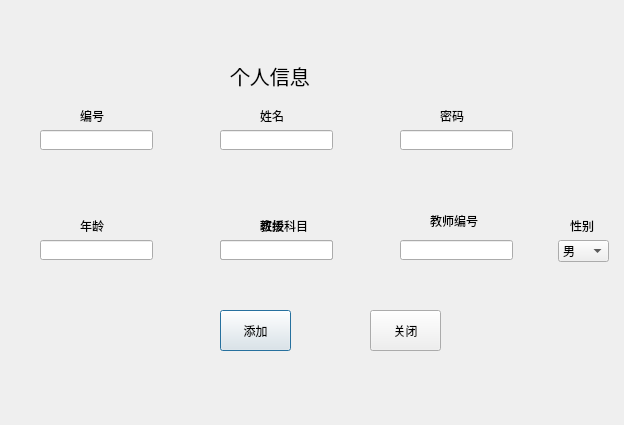
<?xml version="1.0" encoding="UTF-8"?>
<ui version="4.0">
 <class>addUser</class>
 <widget class="QDialog" name="addUser">
  <property name="geometry">
   <rect>
    <x>0</x>
    <y>0</y>
    <width>624</width>
    <height>425</height>
   </rect>
  </property>
  <property name="windowTitle">
   <string>addUser</string>
  </property>
  <widget class="QLabel" name="nameLab">
   <property name="geometry">
    <rect>
     <x>260</x>
     <y>110</y>
     <width>54</width>
     <height>12</height>
    </rect>
   </property>
   <property name="text">
    <string>姓名</string>
   </property>
  </widget>
  <widget class="QLineEdit" name="classlineEdit">
   <property name="geometry">
    <rect>
     <x>220</x>
     <y>240</y>
     <width>113</width>
     <height>20</height>
    </rect>
   </property>
  </widget>
  <widget class="QLabel" name="ageLab">
   <property name="geometry">
    <rect>
     <x>80</x>
     <y>220</y>
     <width>54</width>
     <height>12</height>
    </rect>
   </property>
   <property name="text">
    <string>年龄</string>
   </property>
  </widget>
  <widget class="QComboBox" name="sexComboBox">
   <property name="geometry">
    <rect>
     <x>558</x>
     <y>240</y>
     <width>51</width>
     <height>22</height>
    </rect>
   </property>
   <item>
    <property name="text">
     <string>男</string>
    </property>
   </item>
   <item>
    <property name="text">
     <string>女</string>
    </property>
   </item>
  </widget>
  <widget class="QLineEdit" name="namelineEdit">
   <property name="geometry">
    <rect>
     <x>220</x>
     <y>130</y>
     <width>113</width>
     <height>20</height>
    </rect>
   </property>
  </widget>
  <widget class="QLineEdit" name="idlineEdit">
   <property name="geometry">
    <rect>
     <x>40</x>
     <y>130</y>
     <width>113</width>
     <height>20</height>
    </rect>
   </property>
  </widget>
  <widget class="QLabel" name="classLab">
   <property name="geometry">
    <rect>
     <x>260</x>
     <y>220</y>
     <width>54</width>
     <height>12</height>
    </rect>
   </property>
   <property name="text">
    <string>班级</string>
   </property>
  </widget>
  <widget class="QLineEdit" name="agelineEdit">
   <property name="geometry">
    <rect>
     <x>40</x>
     <y>240</y>
     <width>113</width>
     <height>20</height>
    </rect>
   </property>
  </widget>
  <widget class="QPushButton" name="editBtn">
   <property name="geometry">
    <rect>
     <x>220</x>
     <y>310</y>
     <width>71</width>
     <height>41</height>
    </rect>
   </property>
   <property name="text">
    <string>添加</string>
   </property>
  </widget>
  <widget class="QLabel" name="idLab">
   <property name="geometry">
    <rect>
     <x>80</x>
     <y>110</y>
     <width>54</width>
     <height>12</height>
    </rect>
   </property>
   <property name="text">
    <string>编号</string>
   </property>
  </widget>
  <widget class="QLabel" name="label">
   <property name="geometry">
    <rect>
     <x>230</x>
     <y>60</y>
     <width>191</width>
     <height>31</height>
    </rect>
   </property>
   <property name="font">
    <font>
     <pointsize>15</pointsize>
    </font>
   </property>
   <property name="text">
    <string>个人信息</string>
   </property>
  </widget>
  <widget class="QLabel" name="sexLab">
   <property name="geometry">
    <rect>
     <x>570</x>
     <y>220</y>
     <width>54</width>
     <height>12</height>
    </rect>
   </property>
   <property name="text">
    <string>性别</string>
   </property>
  </widget>
  <widget class="QPushButton" name="cancelBtn">
   <property name="geometry">
    <rect>
     <x>370</x>
     <y>310</y>
     <width>71</width>
     <height>41</height>
    </rect>
   </property>
   <property name="text">
    <string>关闭</string>
   </property>
  </widget>
  <widget class="QLabel" name="pwdLab">
   <property name="geometry">
    <rect>
     <x>440</x>
     <y>110</y>
     <width>54</width>
     <height>12</height>
    </rect>
   </property>
   <property name="text">
    <string>密码</string>
   </property>
  </widget>
  <widget class="QLineEdit" name="pwdEdit">
   <property name="geometry">
    <rect>
     <x>400</x>
     <y>130</y>
     <width>113</width>
     <height>20</height>
    </rect>
   </property>
  </widget>
  <widget class="QLabel" name="subjectLab">
   <property name="geometry">
    <rect>
     <x>260</x>
     <y>220</y>
     <width>54</width>
     <height>12</height>
    </rect>
   </property>
   <property name="text">
    <string>教授科目</string>
   </property>
  </widget>
  <widget class="QLineEdit" name="subjectLineEdit">
   <property name="geometry">
    <rect>
     <x>220</x>
     <y>240</y>
     <width>113</width>
     <height>20</height>
    </rect>
   </property>
  </widget>
  <widget class="QLabel" name="tidLab">
   <property name="geometry">
    <rect>
     <x>430</x>
     <y>210</y>
     <width>71</width>
     <height>21</height>
    </rect>
   </property>
   <property name="text">
    <string>教师编号</string>
   </property>
  </widget>
  <widget class="QLineEdit" name="tidEdit">
   <property name="geometry">
    <rect>
     <x>400</x>
     <y>240</y>
     <width>113</width>
     <height>20</height>
    </rect>
   </property>
  </widget>
 </widget>
 <layoutdefault spacing="6" margin="11"/>
 <resources/>
 <connections/>
</ui>
